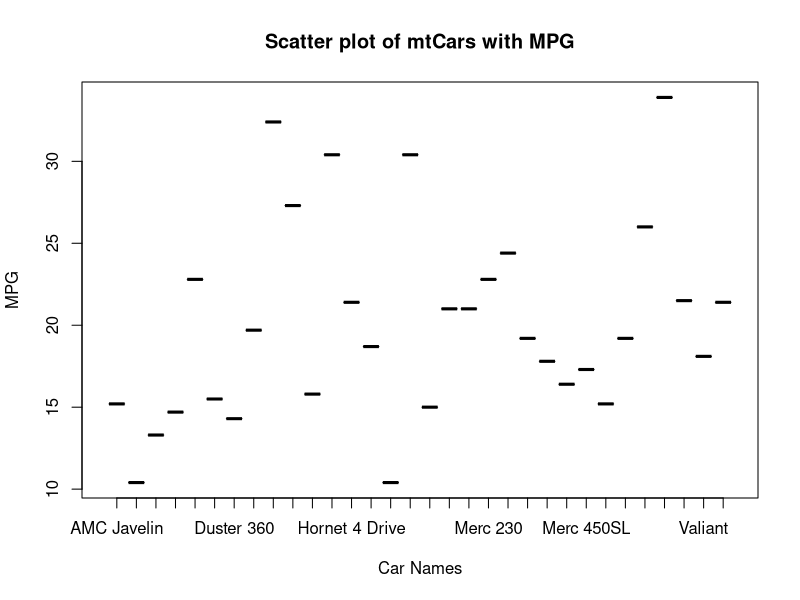

The R source for this figure:
mtcars
mtcars$mpg
factor(mtcars$carname)
factor(rownames(mtcars))


plot(factor(rownames(mtcars)), mtcars$mpg, col="red", type="l", xlab="Car Names", ylab="MPG",  main="Scatter plot of mtCars with MPG")
